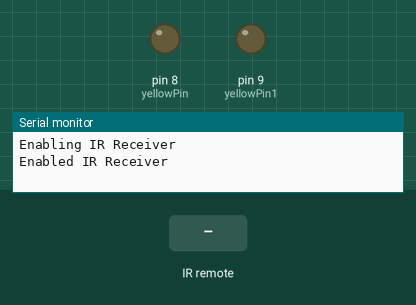
Bench run of a sketch on a simulated Arduino Uno, built with avr-gcc and run on an emulated ATmega328P. On the bench: output pins drawn as LEDs (lit = HIGH), the last lines printed to the serial monitor. The test bench sets the inputs (shaded band).

Above: at 1.2 s.
1.3 s: infrared code 0xE0E0A659 received
At 2.5 s:
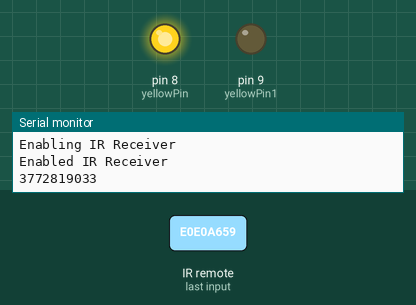
2.8 s: infrared code 0xE0E046B9 received
At 3.9 s:
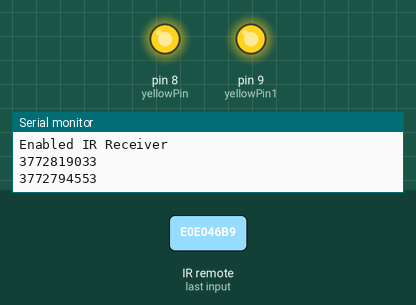
4.3 s: infrared code 0xE0E08679 received
At 5.0 s:
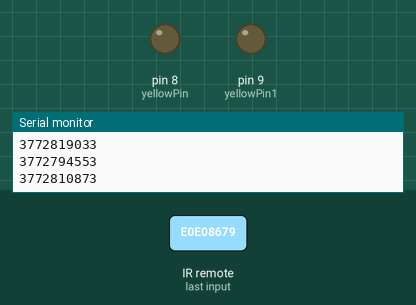
5.8 s: infrared code 0xE0E046B9 received
At 6.2 s:
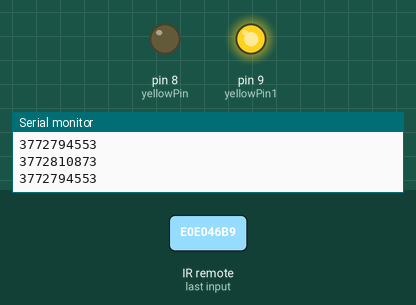
Timing chart, 0 to 8.3 s (numbered marks = the images above; inputs shaded):
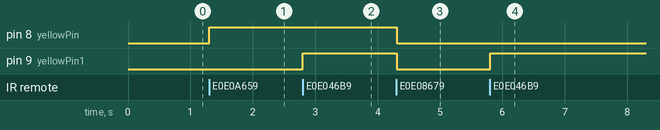

Measured:
- after the input at 1.3 s, pin 8 (yellowPin): LOW → HIGH at once
- after the input at 2.8 s, pin 9 (yellowPin1): LOW → HIGH at once
- after the input at 4.3 s, pin 8 (yellowPin), pin 9 (yellowPin1): HIGH → LOW at once
- after the input at 5.8 s, pin 9 (yellowPin1): LOW → HIGH at once

The sketch:

ir_remote.ino
```cpp
#include <IRremote.h>
int RECV_PIN = 11; // Declare variables to hold pin number
IRrecv irrecv(RECV_PIN); // Create irrecv object
decode_results results;
int yellowPin = 8;// declare variable to hold decoded IR receiver result
int yellowPin1 = 9;

// put your setup code here, to run once:
void setup(){
  pinMode(yellowPin, OUTPUT);
  pinMode(yellowPin1, OUTPUT);// sets the digital pin as output
Serial.begin(9600); //Initialize serial monitor
Serial.println("Enabling IR Receiver"); // Print text on serial monitor
irrecv.enableIRIn(); // Start the IR receiver
Serial.println("Enabled IR Receiver"); // Print text on serial monitor
}

void loop(){
  //decodes the infrared input
  if (irrecv.decode(&results)){
    long int decCode = results.value;
    Serial.println(results.value);
    //switch case to use the selected remote control button
    switch (results.value){
      case 3772819033: //when you press the 1 button
        digitalWrite(yellowPin, HIGH);
        break;
      case 3772810873: //when you press the 4 button
        digitalWrite(yellowPin, LOW);
            digitalWrite(yellowPin1, LOW);
        break;
      case 3772794553: //when you press the 4 button
            digitalWrite(yellowPin1, HIGH);
        break;
    }
    irrecv.resume(); // Receives the next value from the button you press
  }
  delay(2);
}
```
